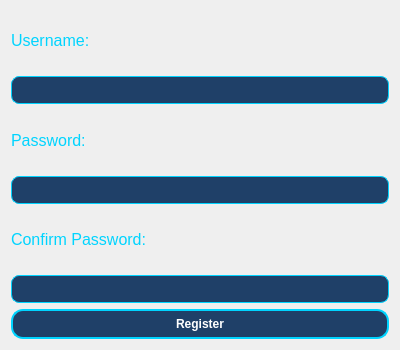
<?xml version="1.0" encoding="utf-8"?>
<ui version="4.0">
	<class>RegisterWindow</class>
	<widget class="QWidget" name="RegisterWindow">
		<property name="geometry">
			<rect>
				<x>0</x>
				<y>0</y>
				<width>400</width>
				<height>350</height>
			</rect>
		</property>
		<property name="windowTitle">
			<string>Register</string>
		</property>
		<property name="styleSheet">
			<string notr="true">
				QWidget {
				background-color: qlineargradient(x1:0, y1:0, x2:1, y2:1,
				stop:0 #14213d, stop:1 #000000);
				color: white;
				font-family: 'Segoe UI';
				}
				QLabel {
				color: #00d4ff;
				font-size: 16px;
				}
				QLineEdit {
				background-color: #1f4068;
				color: white;
				border: 1px solid #00d4ff;
				border-radius: 8px;
				padding: 5px;
				}
				QPushButton {
				background-color: #1f4068;
				color: white;
				border: 2px solid #00d4ff;
				font-weight: bold;
				border-radius: 12px;
				padding: 6px;
				}
				QPushButton:hover {
				background-color: #ff4d6d;
				border-color: #f72585;
				}
			</string>
		</property>
		<layout class="QVBoxLayout" name="verticalLayout">
			<item>
				<widget class="QLabel" name="label_username">
					<property name="text">
						<string>Username:</string>
					</property>
				</widget>
			</item>
			<item>
				<widget class="QLineEdit" name="usernameEdit"/>
			</item>
			<item>
				<widget class="QLabel" name="label_password">
					<property name="text">
						<string>Password:</string>
					</property>
				</widget>
			</item>
			<item>
				<widget class="QLineEdit" name="passwordEdit">
					<property name="echoMode">
						<enum>QLineEdit::Password</enum>
					</property>
				</widget>
			</item>
			<item>
				<widget class="QLabel" name="label_confirmPassword">
					<property name="text">
						<string>Confirm Password:</string>
					</property>
				</widget>
			</item>
			<item>
				<widget class="QLineEdit" name="confirmPasswordEdit">
					<property name="echoMode">
						<enum>QLineEdit::Password</enum>
					</property>
				</widget>
			</item>
			<item>
				<widget class="QPushButton" name="registerButton">
					<property name="text">
						<string>Register</string>
					</property>
				</widget>
			</item>
		</layout>
	</widget>
	<resources/>
	<connections/>
</ui>
